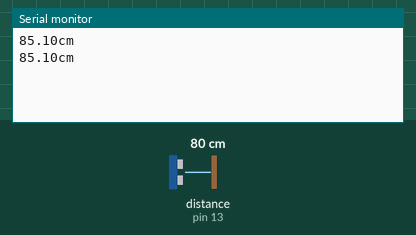
This sketch was run on a simulated Arduino Uno, built with avr-gcc and run on an emulated ATmega328P. Shown: the last lines printed to the serial monitor. Wiring (inferred from the names in the program): ultrasonic range finder: trigger pin 12; echo pin 13. The inputs (shaded band) are chosen by the test bench; at power-on: distance to the obstacle (sensor on pin 13) 80 cm. The echo pulse lasts 58.3 µs per cm.

Above: at 1.2 s.
1.3 s: distance to the obstacle (sensor on pin 13) set to 2 cm
At 1.74 s:
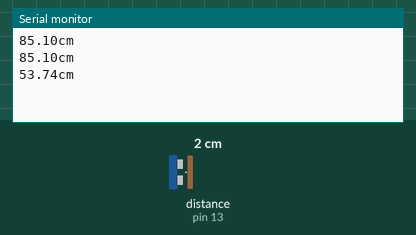
2.8 s: distance to the obstacle (sensor on pin 13) set to 4 cm
At 2.98 s:
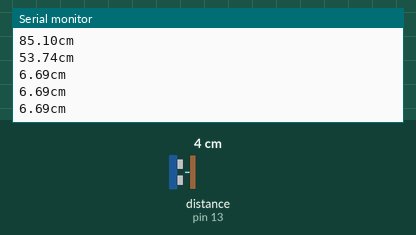
Timing chart, 0 to 5.8 s (numbered marks = the images above; inputs shaded):
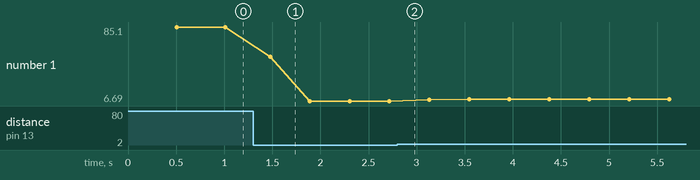

Measured:
- after the input at 1.3 s, the serial monitor: prints a new line after 0.18 s (image 1)
- plotted number 1: 85.1 → 6.69 after the input at 1.3 s, 6.69 → 8.71 after the input at 2.8 s

The sketch:

arduino_ultrasonic_distance_sensor.ino
```cpp
// Mesures somewhat accurate distance with ultrasonic distance sensor

#define SAMPLE_SIZE 20
#define SENSOR_OFFSET 5 //cm

const int vccPin = 11;
const int pingPin = 12; // Trigger Pin of Ultrasonic Sensor
const int echoPin = 13; // Echo Pin of Ultrasonic Sensor

float cm;
long duration;

void setup() {
   Serial.begin(9600); // Starting Serial Terminal

   pinMode(vccPin, OUTPUT);
   pinMode(pingPin, OUTPUT);
   pinMode(echoPin, INPUT);

   digitalWrite(vccPin, HIGH);
}

void loop() {
  cm = 0;

  // Saple couple of times
  for(int i = 0; i < SAMPLE_SIZE; i++){
    digitalWrite(pingPin, LOW); // Send signal
    delayMicroseconds(2);
    digitalWrite(pingPin, HIGH);
    delayMicroseconds(10);
    digitalWrite(pingPin, LOW);

    duration = pulseIn(echoPin, HIGH); // Receive signal
    cm += duration / 29.0 / 2.0; // us to cm

    delay(20);
  }

  cm /= SAMPLE_SIZE;

  Serial.print(cm + SENSOR_OFFSET);
  Serial.println("cm");
}
```
